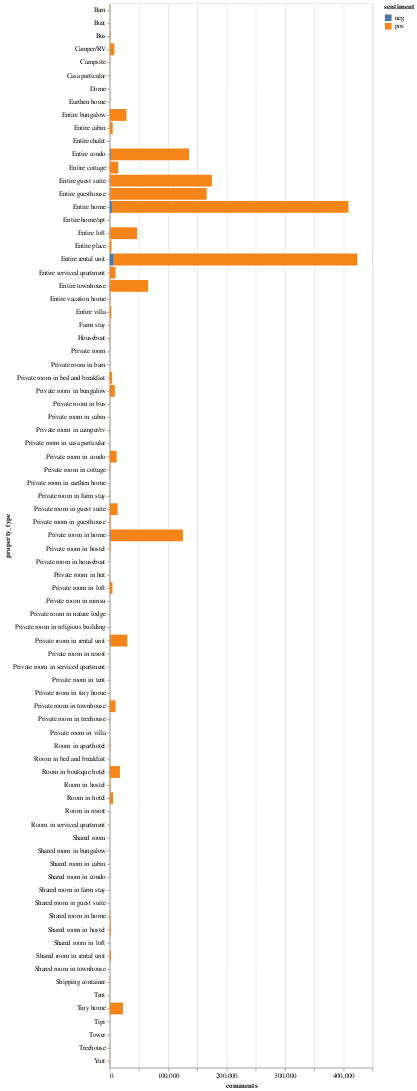

This figure's notebook cell:
### Code cell
property_type = alt.Chart(sentiment_by_property).mark_bar().encode(
    x='comments:Q',
    y='property_type:N',
    color='sentiment:N')
property_type

### Figure 1 — Vega-Lite specification as saved in the notebook (floating-point values rounded to 4 significant figures; data arrays with more than 128 entries replaced by an {"elided": "..."} marker saying what was removed)
{"config": {"view": {"continuousWidth": 400, "continuousHeight": 300}}, "data": {"name": "data-1b3a479c28430a2d0808302d44653728"}, "mark": "bar", "encoding": {"color": {"field": "sentiment", "type": "nominal"}, "x": {"field": "comments", "type": "quantitative"}, "y": {"field": "property_type", "type": "nominal"}}, "$schema": "https://vega.github.io/schema/vega-lite/v4.17.0.json", "datasets": {"data-1b3a479c28430a2d0808302d44653728": {"elided": "146 records"}}}
